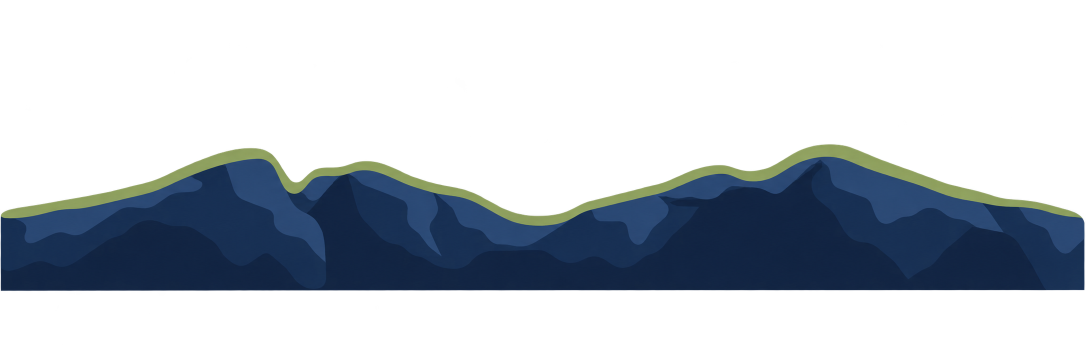
#> input picture art/act4-estuary31-v1/terrain-source.png, 2171 x 724 px, given in place of mountain-dusk.png, which was not available (shown at 1/2 size)
$ python painted-pilot-assets.py
#> lines starting #> are read from the running program, lines starting #| are printed output that depends on the picture
"""Prepare the four retained far paintings; retired pilot terrain/manifest is history."""
import argparse
from pathlib import Path
from PIL import Image
ROOT=Path(__file__).resolve().parents[2]
base=ROOT/'shared/assets/environment/painted-pilots'
parser=argparse.ArgumentParser(description=__doc__)
parser.add_argument('--output-dir',type=Path,default=base)
out=parser.parse_args().output_dir;out.mkdir(parents=True,exist_ok=True)
for source,name,size in [
    (ROOT/'shared/assets/environment/location-far/source/mountain-dusk.png','stage1-mountain-dusk',(2048,683)),
    (base/'source/stage18-rear.png','stage18-rear',(1920,768)),
    (base/'source/stage27-rear.png','stage27-rear',(1774,887)),
]:
    im=Image.open(source).convert('RGB').resize(size,Image.Resampling.LANCZOS)
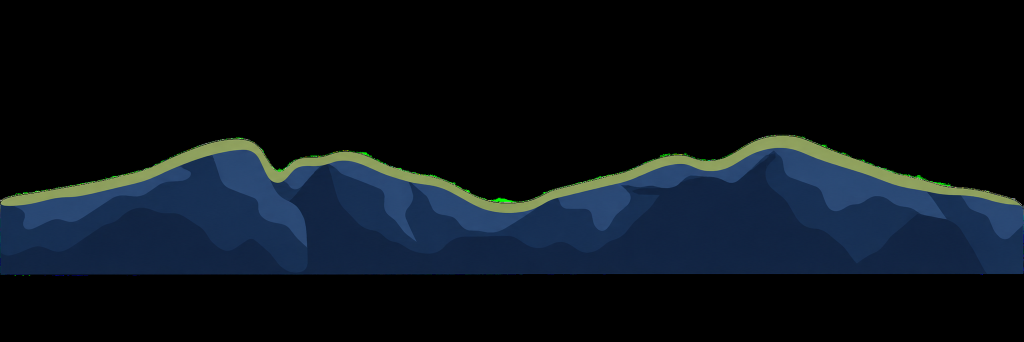
#> im: PIL image 2048x683 RGB (shown at 1/2 size); mean R, G, B 11.1, 18.2, 25.4
    im.save(out/(name+'.webp'),quality=88,method=6)
#> pass 2 of the loop `for source,name,size in [`:
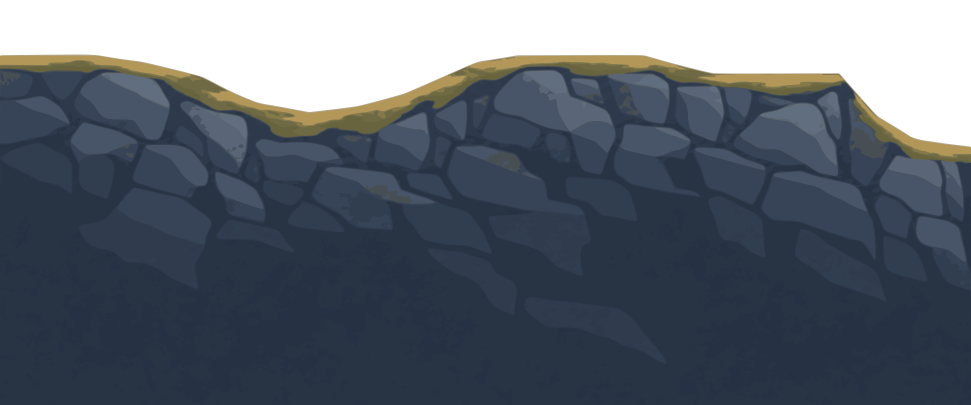
#> input picture art/stage31-vector-production/body-small-raw.png, 1942 x 809 px, given in place of stage18-rear.png, which was not available (shown at 1/2 size)
#> `im=Image.open(source).convert('RGB').resize(size,Image.Resampling.LANC..`:
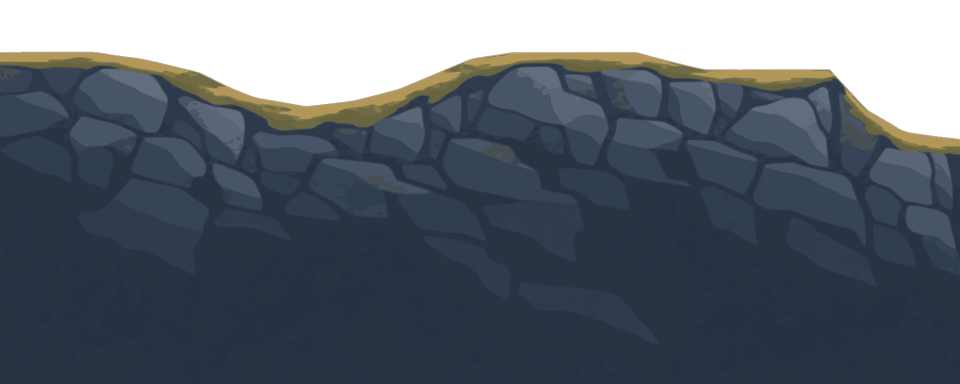
#> im: PIL image 1920x768 RGB (shown at 1/2 size); mean R, G, B 92.9, 101, 112
#> (the run stopped early here; a loop or call above may not have finished)
